Frame 1 (no input): blank canvas, image omitted
Frame 60 (the mouse pressed at the canvas centre just before this capture): blank canvas, image omitted
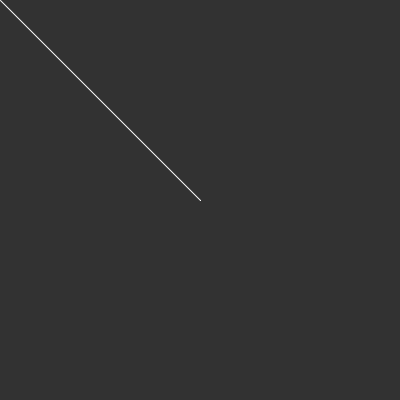
Frame 120 (the mouse held since frame 60 and released just before this capture)

The Processing sketch whose frames 1 and 60 were blank and that drew this single picture after the mouse press (run headless with seeded random() and noise(); from frame 60 on, the mouse is pressed at the canvas centre):

// Processing sketch: processing_93540
// ── processing_93540.pde

void setup() {
  size(400, 400);
  background(50);
}

void draw() {
  stroke(255, 255, 255);
  if (mousePressed == true) {
    line(mouseX, mouseY, pmouseX, pmouseY);
  }
}
